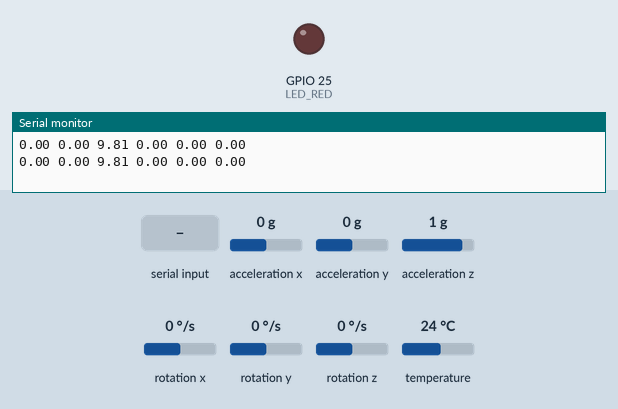
A sketch run on a simulated ESP32. On the bench: output pins drawn as LEDs (lit = HIGH), the last lines printed to the serial monitor. Inputs (shaded band) come from the test bench; at power-on: acceleration x 0 g, acceleration y 0 g, acceleration z 1 g, rotation x 0 °/s, rotation y 0 °/s, rotation z 0 °/s, temperature 24 °C.

Above: at 1.3 s.
1.4 s: "1" received over Serial
At 2.7 s:
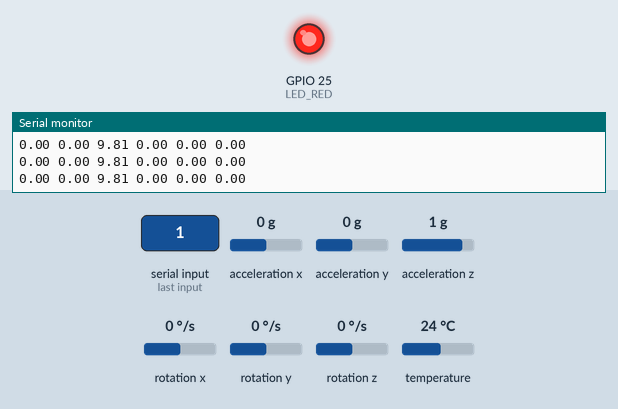
3.6 s: "0" received over Serial
At 4.4 s:
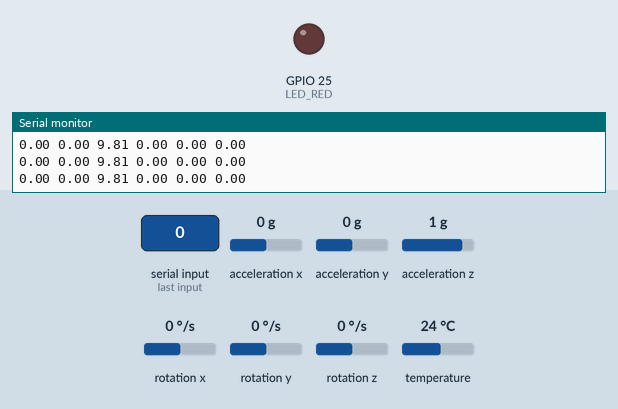
Timing chart, 0 to 6.6 s (numbered marks = the images above; inputs shaded):
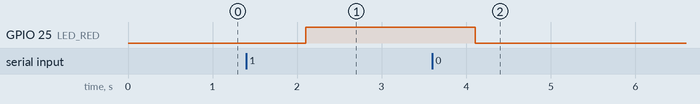

The sketch:

mpu6050_test.ino
```cpp
#include <Arduino.h>
#include <Adafruit_MPU6050.h>
#include <Adafruit_Sensor.h>
#include <Wire.h>

Adafruit_MPU6050 mpu;
#define LED_RED 25

void setup(void) {
  Serial.begin(115200);
  Serial.setTimeout(1000);
  while (!Serial) {
    delay(10);
  }

  if (!mpu.begin()) {
    Serial.println("Failed to find MPU6050 chip");
    while (1) {
      delay(10);
    }
  }
  pinMode(LED_RED, OUTPUT);

  mpu.setAccelerometerRange(MPU6050_RANGE_2_G);
  mpu.setGyroRange(MPU6050_RANGE_250_DEG);
  mpu.setFilterBandwidth(MPU6050_BAND_21_HZ);
  Serial.println("");
  delay(100);
}

void loop() {

  if (Serial.available() > 0) {
        char command = Serial.read();
        if (command == '1') {
            // GUI üzerinden gelen komut 1 -> LED'i yak
            digitalWrite(LED_RED, HIGH);
        } else if (command == '0') {
            // GUI üzerinden gelen komut 0 -> LED'i söndür
            digitalWrite(LED_RED, LOW);
        }
    }

  /* Get new sensor events with the readings */
  sensors_event_t a, g, temp;
  mpu.getEvent(&a, &g, &temp);
  /* Print out the values */
  Serial.print(a.acceleration.x);
  Serial.print(" ");
  Serial.print(a.acceleration.y);
  Serial.print(" ");
  Serial.print(a.acceleration.z);
  Serial.print(" ");
  Serial.print(g.gyro.x);
  Serial.print(" ");
  Serial.print(g.gyro.y);
  Serial.print(" ");
  Serial.print(g.gyro.z);
  Serial.println();
  delay(1000);
}
```

Measured:
- after the input at 1.4 s, GPIO 25 (LED_RED): LOW → HIGH after 0.71 s
- after the input at 3.6 s, GPIO 25 (LED_RED): HIGH → LOW after 0.51 s
